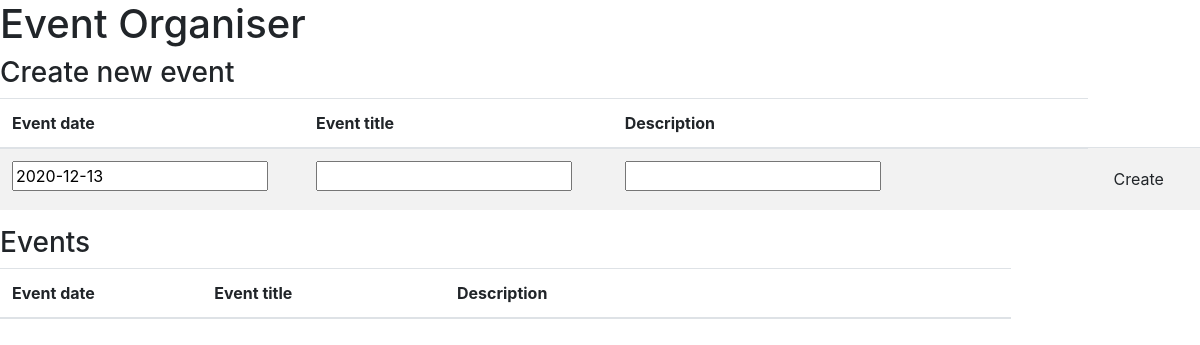
The page / (signed in) on the database as committed earlier.
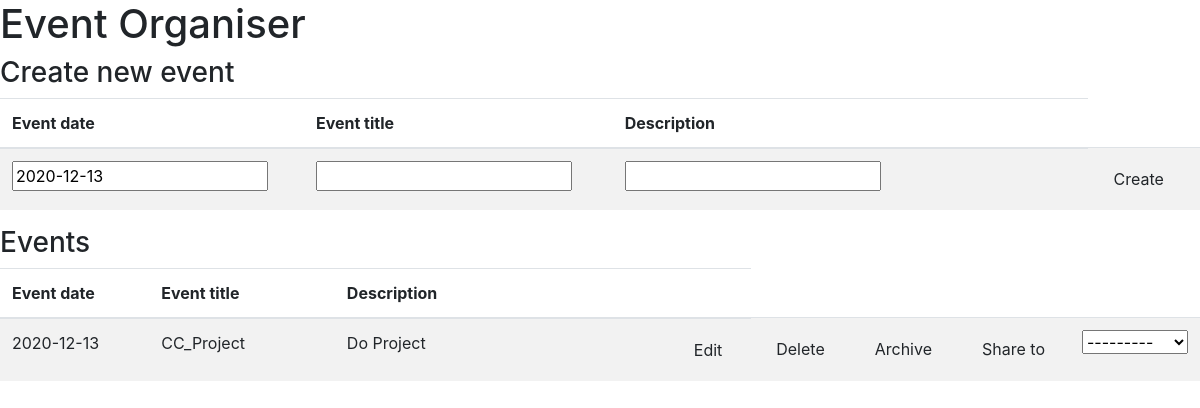
The same page on the database as committed later.
### myapp/models.py (models this page shows, shortened)
class Record(models.Model):
    date = DateField()
    title = CharField(max_length=300)
    description = CharField(max_length=300)
    user = models.ForeignKey(User, null=True, on_delete=models.CASCADE)
    event_type = CharField(max_length=8, choices=EVENT_TYPE)

### myapp/views.py (the view)
# urls.py: path('', views.index),
@login_required
def index(request):
    user = request.user
    record_form = RecordForm(user=user)
    user_form = UserForm()
    records = Record.objects.filter(user=user, event_type='active')
    return render(request, 'app/index.html', locals())

### myapp/forms.py
class RecordForm(ModelForm):
    def __init__(self, user, *args, **kwargs):
        super().__init__(*args, **kwargs)
    class Meta:
        model = Record
        fields = ['date', 'title', 'description']
        widgets = {
            'date': TextInput(attrs={
                'id': 'datepicker1',
                'value': date.today().strftime('%Y-%m-%d')
            }),
        }

class UserForm(ModelForm):
    class Meta:
        model = Record
        fields = ['user']

### myapp/templates/app/index.html (shortened to what this page needs)
<!DOCTYPE html>
<html lang="en">
<head>
    <link href="https://stackpath.bootstrapcdn.com/bootstrap/4.4.1/css/bootstrap.min.css" rel="stylesheet"
>
</head>
<body>
      <h1 class="page-header">Event Organiser</h1>
      <div class= "th-wrapper">
      <h3 class="sub-header">Create new event</h3>
      </div>
      <div class="table-responsive">
        <form action="/add_event" method="post">
          <table class="table table-striped">
          <col style="width:15%">
          <col style="width:18%">
          <col style="width:35%">
          <col style="width:7%">
            <thead>
               <tr>
                <th>Event date</th>
                <th>Event title</th>
                <th>Description</th>
              </tr>
            </thead>
            <tbody>
              <tr>
             {% for field in record_form %}
                <td>{{field}}</td>
             {% endfor %}
             <td><input type="submit" class="btn show-new-item" value="Create"/></td>
              </tr>
            </tbody>
          </table>
        </form>
      </div>
      <h3 class="sub-header">Events</h3>
      <div class="table-responsive">
        <table class="table table-striped">
          <col style="width:15%">
          <col style="width:18%">
          <col style="width:35%">
          <col style="width:7%">
          <col style="width:7%">
          <col style="width:7%">
          <thead>
            <tr>
              <th>Event date</th>
              <th>Event title</th>
              <th>Description</th>
              <th></th>
            </tr>
          </thead>
          <tbody>
            {% for record in records %}
            <tr>
              <td>{{ record.date | date:"Y-m-d" }}</td>
              <td>{{ record.title }}</td>
              <td>{{ record.description }}</td>
              <td>
                <form method="post" action="/edit_record">
                  <input type="submit" class="btn" value="Edit">
                </form>
              </td>
              <td>
                <form method="post" action="/delete_record">
                  <input type="submit" class="btn" value="Delete">
                </form>
              </td>
              <td>
                <form method="post" action="/archive_record">
                  <input type="submit" class="btn" value="Archive">
                </form>
              </td>
              <form method="post" action="/share_record">
                <td>
                    <input type="submit" class="btn" value="Share to">
                </td>
                <td>
                    {{user_form.user}}
                </td>
            </form>
            </tr>
            {% endfor %}
          </tbody>
        </table>
      </div>
</body>
</html>

Rows that differ between the two databases and show on the page:
added Record: date "2020-12-13", title "CC_Project", description "Do Project"
